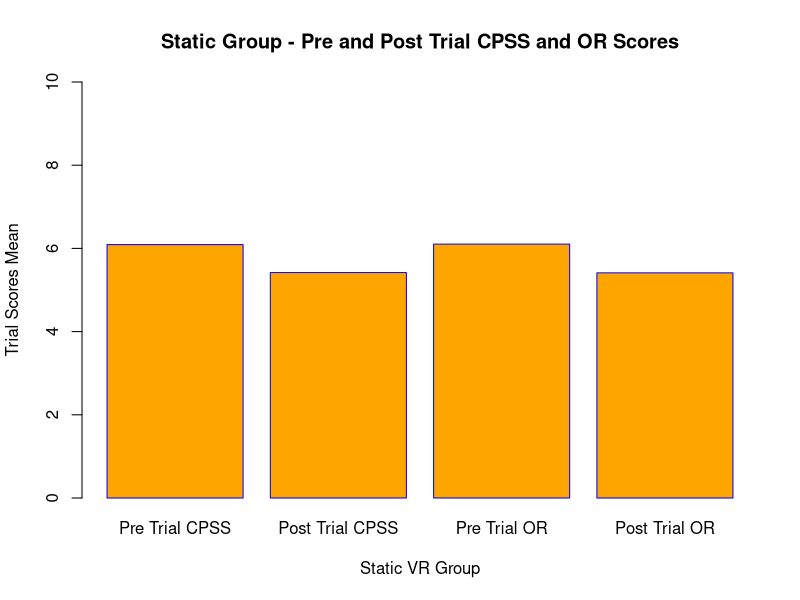
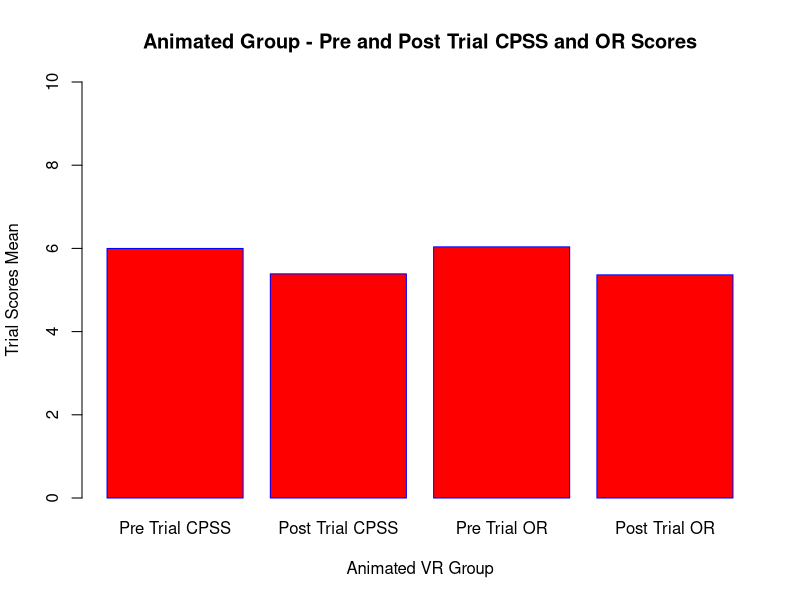
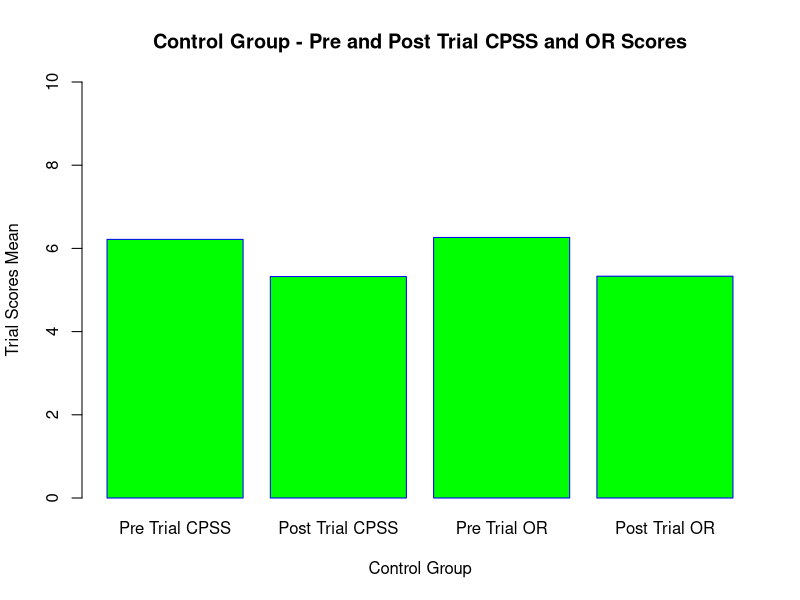
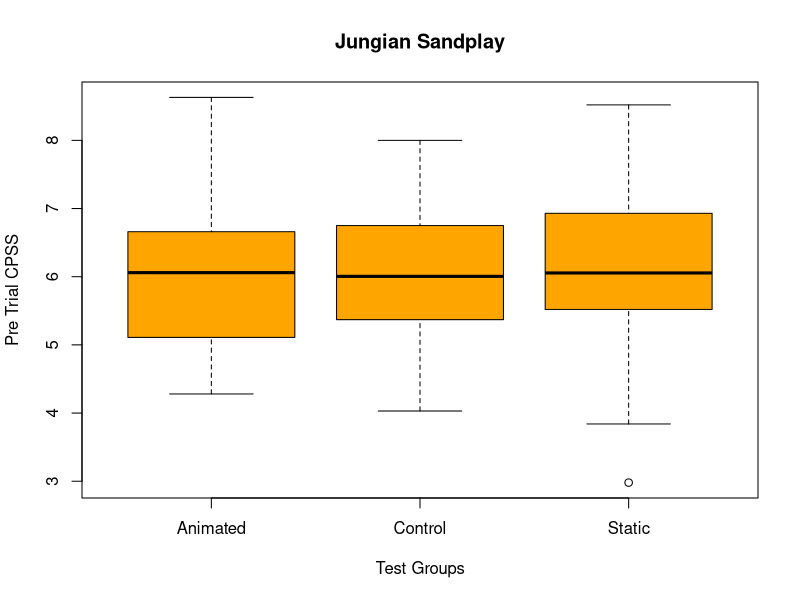
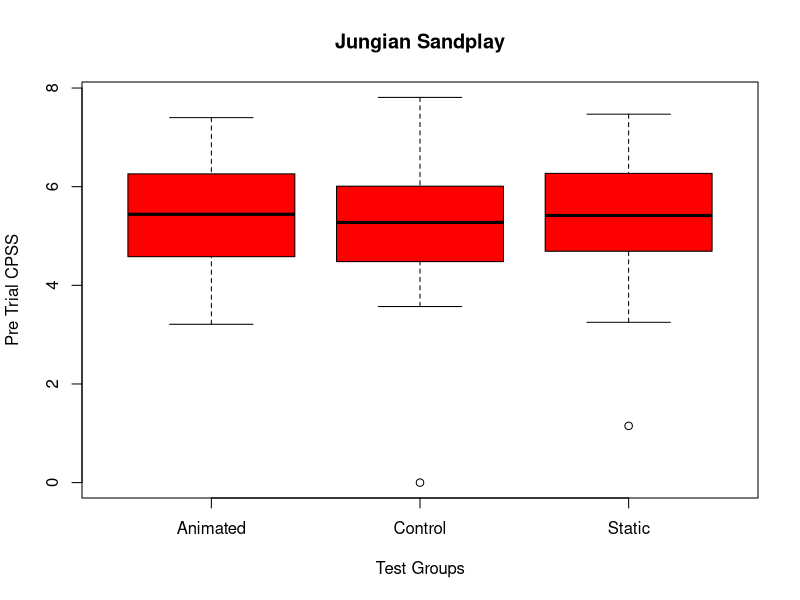
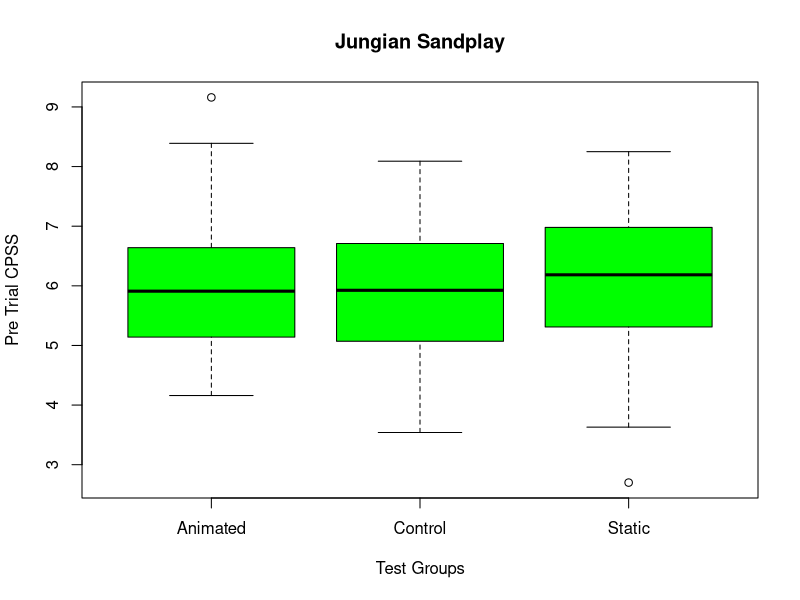
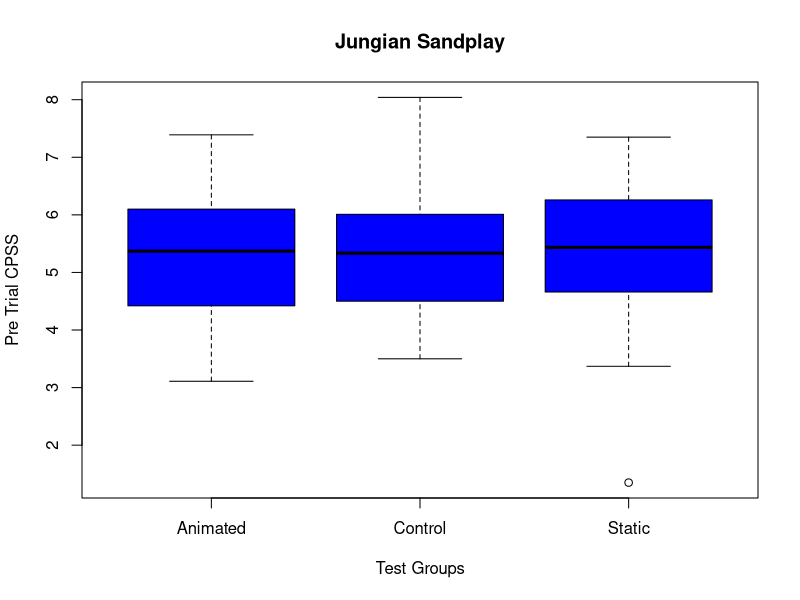
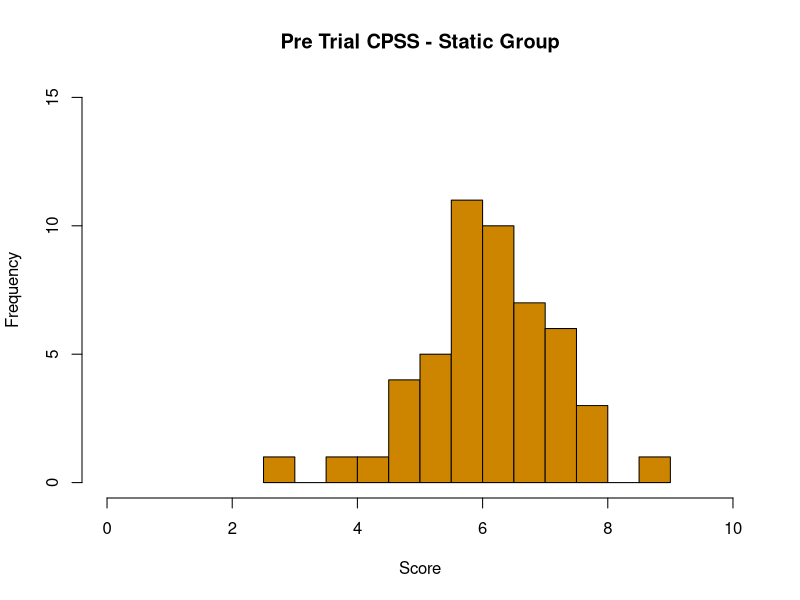

The R source for these figures, in order:
## ---- chunk 1
library(readr)
daie_ca3_data_10 <- read_csv("daie_ca3_data_10.csv")
#View(daie_ca3_data_10)
head(daie_ca3_data_10,10)
summary(daie_ca3_data_10)
tail(daie_ca3_data_10,5)


#install.packages("tidyverse")
library(tidyverse)
data()
glimpse(daie_ca3_data_10)
class(daie_ca3_data_10$gender)
unique(daie_ca3_data_10$gender)
unique(daie_ca3_data_10$test_group)
#Replacing the incorrect value
daie_ca3_data_10$test_group <- str_replace(daie_ca3_data_10$test_group,"Cotrol", "Control")
#Checking the Group values
unique(daie_ca3_data_10$test_group)
#Checking for null values in the data
is.null(daie_ca3_data_10)
is.null(daie_ca3_data_10$pre_trial_cpss)
is.null(daie_ca3_data_10$post_trial_cpss)
is.null(daie_ca3_data_10$pre_trial_or)
is.null(daie_ca3_data_10$post_trial_or)
is.na(daie_ca3_data_10)
daie_ca3_data_10 <-daie_ca3_data_10 %>% drop_na()
is.na(daie_ca3_data_10)
#Checked for negative values
sum(daie_ca3_data_10 < 0)
#Checked for values greater than 10
#Data for the entire set due to the first heading in the data 
sum(daie_ca3_data_10 > 10)
sum(daie_ca3_data_10$pre_trial_cpss > 10)
sum(daie_ca3_data_10$post_trial_cpss > 10)
sum(daie_ca3_data_10$pre_trial_or > 10)
sum(daie_ca3_data_10$post_trial_or > 10)
## ---- chunk 2
#Show 10 of the first few values of the data set
head(daie_ca3_data_10,10)
#Show last 10 values of data
tail(daie_ca3_data_10,5)
#Gives an overall summary of the data 
summary(daie_ca3_data_10)
daie_ca3_data_10%>%
  drop_na(test_group)%>% 
  group_by(test_group)%>%
  summarise(Lower = min(pre_trial_cpss),
          Average = mean(pre_trial_cpss),
          Upper = max(pre_trial_cpss),
          Difference = max(pre_trial_cpss)-min(pre_trial_cpss))
  daie_ca3_data_10%>%
  drop_na(test_group)%>%  
  group_by(test_group)%>%
  summarise(Lower1 = min(post_trial_cpss),
          Average1 = mean(post_trial_cpss),
          Upper1 = max(post_trial_cpss),
          Difference1 = max(post_trial_cpss)-min(post_trial_cpss))
  
  daie_ca3_data_10%>%
  drop_na(test_group)%>% 
  group_by(test_group)%>%
  summarise(Lower2 = min(pre_trial_or),
          Average2 = mean(pre_trial_or),
          Upper2 = max(pre_trial_or),
          Difference2 = max(pre_trial_or)-min(pre_trial_or))
  
  daie_ca3_data_10%>%
  drop_na(test_group)%>% 
  group_by(test_group)%>%
  summarise(Lower3 = min(post_trial_or),
          Average3 = mean(post_trial_or),
          Upper3 = max(post_trial_or),
          Difference2 = max(post_trial_or)-min(post_trial_or))

static_data<-c(6.0914,5.4188,6.1032,5.4124)
CPSSOR<-c("Pre Trial CPSS","Post Trial CPSS","Pre Trial OR","Post Trial OR")
barplot(static_data,xlab="Static VR Group",ylab="Trial Scores Mean", main="Static Group - Pre and Post Trial CPSS and OR Scores", names.arg=CPSSOR, col="Orange", border="Blue", ylim=c(0,10))

animated_data<-c(5.998163265,5.387755102,6.037959184,5.364897959)
CPSSOR<-c("Pre Trial CPSS","Post Trial CPSS","Pre Trial OR","Post Trial OR")
barplot(animated_data,xlab="Animated VR Group",ylab="Trial Scores Mean", main="Animated Group - Pre and Post Trial CPSS and OR Scores", names.arg=CPSSOR, col="Red", border="Blue", ylim=c(0,10))


control_data<-c(6.2172,5.323,6.2638,5.3314)
CPSSOR<-c("Pre Trial CPSS","Post Trial CPSS","Pre Trial OR","Post Trial OR")
barplot(control_data,xlab="Control Group",ylab="Trial Scores Mean", main="Control Group - Pre and Post Trial CPSS and OR Scores", names.arg=CPSSOR, col="Green", border="Blue", ylim=c(0,10))
## ---- chunk 3
boxplot(pre_trial_cpss~test_group,data=daie_ca3_data_10,
        main="Jungian Sandplay",
        xlab="Test Groups", col="Orange",
        ylab="Pre Trial CPSS")
boxplot(post_trial_cpss~test_group,data=daie_ca3_data_10,
        main="Jungian Sandplay",
        xlab="Test Groups",col="Red",
        ylab="Pre Trial CPSS")
boxplot(pre_trial_or~test_group,data=daie_ca3_data_10,
        main="Jungian Sandplay",
        xlab="Test Groups",col="Green",
        ylab="Pre Trial CPSS")
boxplot(post_trial_or~test_group,data=daie_ca3_data_10,
        main="Jungian Sandplay",col="Blue",
        xlab="Test Groups",
        ylab="Pre Trial CPSS")

#Histogram for Static Group 
df2<-subset(daie_ca3_data_10, test_group!="Control" & test_group!="Animated")
hist(df2$pre_trial_cpss,
col="orange3",
main = "Pre Trial CPSS - Static Group",
xlab = "Score",
ylab = "Frequency",
breaks = 10,
xlim = c(0,10),
ylim = c(0,15))
hist(df2$post_trial_cpss,
col="orange1",
main = "Post Trial CPSS - Static Group",
xlab = "Score",
ylab = "Frequency",
breaks = 10,
xlim = c(0,10),
ylim = c(0,15))
hist(df2$pre_trial_or,
col="orange3",
main = "Pre Trial OR - Static Group",
xlab = "Score",
ylab = "Frequency",
breaks = 10,
xlim = c(0,10),
ylim = c(0,15))
hist(df2$post_trial_or,
col="orange1",
main = "Post Trial OR - Static Group",
xlab = "Score",
ylab = "Frequency",
breaks = 10,
xlim = c(0,10),
ylim = c(0,20))


#Histogram for Animated Group 
df3<-subset(daie_ca3_data_10, test_group!="Static" & test_group!="Control")
hist(df3$pre_trial_cpss,
col="red3",
main = "Pre Trial CPSS - Animated",
xlab = "Score",
ylab = "Frequency",
breaks = 10,
xlim = c(0,10),
ylim = c(0,15))
hist(df3$post_trial_cpss,
col="red",
main = "Post Trial CPSS - Animated",
xlab = "Score",
ylab = "Frequency",
breaks = 10,
xlim = c(0,10),
ylim = c(0,15))
hist(df3$pre_trial_or,
col="red3",
main = "Pre Trial OR - Animated",
xlab = "Score",
ylab = "Frequency",
breaks = 10,
xlim = c(0,10),
ylim = c(0,15))
hist(df3$post_trial_or,
col="red",
main = "Post Trial OR - Animated",
xlab = "Score",
ylab = "Frequency",
breaks = 10,
xlim = c(0,10),
ylim = c(0,15))

#Histogram for Control Group 
df1<-subset(daie_ca3_data_10, test_group!="Static" & test_group!="Animated")
df1
  
hist(df1$pre_trial_cpss,
col="green4",
main = "Pre Trial CPSS - Control",
xlab = "Score",
ylab = "Frequency",
breaks = 10,
xlim = c(0,10),
ylim = c(0,10))
hist(df1$post_trial_cpss,
col="green",
main = "Post Trial CPSS - Control",
xlab = "Score",
ylab = "Frequency",
breaks = 10,
xlim = c(0,10),
ylim = c(0,20))
hist(df1$pre_trial_or,
col="green4",
main = "Pre Trial OR - Control",
xlab = "Score",
ylab = "Frequency",
breaks = 10,
xlim = c(0,10),
ylim = c(0,15))
hist(df1$post_trial_or,
col="green",
main = "Post Trial OR - Control",
xlab = "Score",
ylab = "Frequency",
breaks = 10,
xlim = c(0,10),
ylim = c(0,15))

#Normal distribution of overall trial scores
hist(daie_ca3_data_10$pre_trial_cpss,
main = "Pre Trial CPSS",
xlab = "Score",
ylab = "Frequency",
breaks = 10)
hist(daie_ca3_data_10$post_trial_cpss,
main = "Post Trial CPSS",
xlab = "Score",
ylab = "Frequency",
breaks = 10)
hist(daie_ca3_data_10$pre_trial_or,
main = "Pre Trial OR",
xlab = "Score",
ylab = "Frequency",
breaks = 10)
hist(daie_ca3_data_10$post_trial_or,
main = "Post Trial OR",
xlab = "Score",
ylab = "Frequency",
breaks = 10)
## ---- chunk 4

#q plot of Control Group
qqnorm(df1$pre_trial_cpss,
       pch = 2, frame = FALSE)
qqline(df1$pre_trial_cpss,
       col = "darkorchid", lwd = 1)
qqnorm(df1$post_trial_cpss,
       pch = 2, frame = FALSE)
qqline(df1$post_trial_cpss,
       col = "darkorchid", lwd = 1)
qqnorm(df1$pre_trial_or,
       pch = 2, frame = FALSE)
qqline(df1$pre_trial_or,
       col = "darkorchid", lwd = 1)
qqnorm(df1$post_trial_or,
       pch = 2, frame = FALSE)
qqline(df1$post_trial_or,
       col = "darkorchid", lwd = 1)

#q plot of Static Group
qqnorm(df2$pre_trial_cpss,
       pch = 2, frame = FALSE)
qqline(df2$pre_trial_cpss,
       col = "darkorchid", lwd = 1)
qqnorm(df2$post_trial_cpss,
       pch = 2, frame = FALSE)
qqline(df2$post_trial_cpss,
       col = "darkorchid", lwd = 1)
qqnorm(df2$pre_trial_or,
       pch = 2, frame = FALSE)
qqline(df2$pre_trial_or,
       col = "darkorchid", lwd = 1)
qqnorm(df2$post_trial_or,
       pch = 2, frame = FALSE)
qqline(df2$post_trial_or,
       col = "darkorchid", lwd = 1)

#q plot of Animated Group
qqnorm(df3$pre_trial_cpss,
       pch = 2, frame = FALSE)
qqline(df3$pre_trial_cpss,
       col = "darkorchid", lwd = 1)
qqnorm(df3$post_trial_cpss,
       pch = 2, frame = FALSE)
qqline(df3$post_trial_cpss,
       col = "darkorchid", lwd = 1)
qqnorm(df3$pre_trial_or,
       pch = 2, frame = FALSE)
qqline(df3$pre_trial_or,
       col = "darkorchid", lwd = 1)
qqnorm(df3$post_trial_or,
       pch = 2, frame = FALSE)
qqline(df3$post_trial_or,
       col = "darkorchid", lwd = 1)

qqnorm(daie_ca3_data_10$pre_trial_cpss,
       pch = 2, frame = FALSE)
qqline(daie_ca3_data_10$pre_trial_cpss,
       col = "darkorchid", lwd = 1)
qqnorm(daie_ca3_data_10$post_trial_cpss,
       pch = 2, frame = FALSE)
qqline(daie_ca3_data_10$post_trial_cpss,
       col = "darkorchid", lwd = 1)
qqnorm(daie_ca3_data_10$pre_trial_or,
       pch = 2, frame = FALSE)
qqline(daie_ca3_data_10$pre_trial_or,
       col = "darkorchid", lwd = 1)
qqnorm(daie_ca3_data_10$post_trial_or,
       pch = 2, frame = FALSE)
qqline(daie_ca3_data_10$post_trial_or,
       col = "darkorchid", lwd = 1)
## ---- chunk 5
summary(df1)
summary(df2)
summary(df3)
